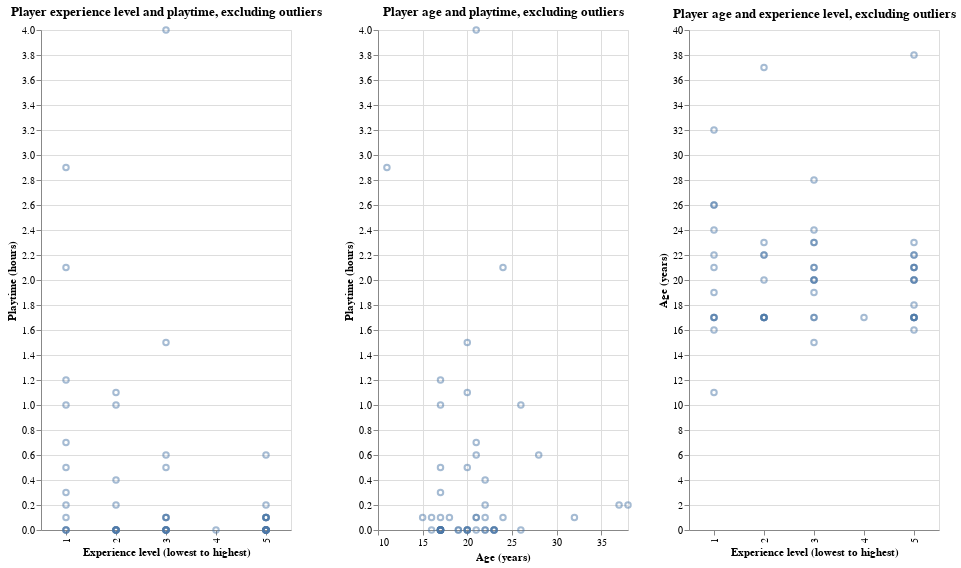

Notebook code for this chart:
### Markdown cell above
Figure 2. 3 side by side scatterplots with all the data comparing play time vs experience level, playtime vs age, and age vs experience level. For experience level, 1 is Amateur, 2 is Beginner, 3 is Regular, 4 is Pro, and 5 is Veteran.

### Code cell
players_filtered_1 = testing_data[(testing_data["played_hours"] <= 5) & (testing_data["age"] <=60)]
players_filtered_1

age_scatter2 = alt.Chart(players_filtered_1, title="Player age and playtime, excluding outliers").mark_point(opacity=0.5).encode(
    x=alt.X("age").scale(zero=False).title("Age (years)"),
    y=alt.Y("played_hours").title("Playtime (hours)")
).properties(width=250, height=500)


experience_scatter2 = alt.Chart(players_filtered_1, title="Player experience level and playtime, excluding outliers").mark_point(opacity=0.5).encode(
    x=alt.X("experience_num:O").scale(zero=False).title("Experience level (lowest to highest)"),
    y=alt.Y("played_hours").title("Playtime (hours)")
).properties(width=250, height=500)

age_exp_scatter = alt.Chart(players_filtered_1, title="Player age and experience level, excluding outliers").mark_point(opacity=0.5).encode(
    x=alt.X("experience_num:O").scale(zero=False).title("Experience level (lowest to highest)"),
    y=alt.Y("age").title("Age (years)")
).properties(width=250, height=500)

display(experience_scatter2 | age_scatter2 | age_exp_scatter)

### Figure 1 — Vega specification as saved in the notebook (floating-point values rounded to 4 significant figures)
{"$schema": "https://vega.github.io/schema/vega/v5.json", "data": [{"name": "source_0"}, {"name": "data_0", "values": [{"experience_num": 3, "played_hours": 4.0}, {"experience_num": 5, "played_hours": 0.0}, {"experience_num": 1, "played_hours": 0.7}, {"experience_num": 1, "played_hours": 0.0}, {"experience_num": 5, "played_hours": 0.0}, {"experience_num": 5, "played_hours": 0.0}, {"experience_num": 3, "played_hours": 1.5}, {"experience_num": 5, "played_hours": 0.1}, {"experience_num": 5, "played_hours": 0.6}, {"experience_num": 3, "played_hours": 0.6}, {"experience_num": 5, "played_hours": 0.0}, {"experience_num": 2, "played_hours": 0.0}, {"experience_num": 2, "played_hours": 1.1}, {"experience_num": 1, "played_hours": 1.0}, {"experience_num": 5, "played_hours": 0.0}, {"experience_num": 3, "played_hours": 0.0}, {"experience_num": 3, "played_hours": 0.1}, {"experience_num": 1, "played_hours": 2.1}, {"experience_num": 5, "played_hours": 0.0}, {"experience_num": 2, "played_hours": 0.0}, {"experience_num": 1, "played_hours": 2.9}, {"experience_num": 5, "played_hours": 0.0}, {"experience_num": 1, "played_hours": 1.2}, {"experience_num": 1, "played_hours": 0.1}, {"experience_num": 2, "played_hours": 0.2}, {"experience_num": 3, "played_hours": 0.0}, {"experience_num": 2, "played_hours": 1.0}, {"experience_num": 5, "played_hours": 0.1}, {"experience_num": 2, "played_hours": 0.0}, {"experience_num": 2, "played_hours": 0.0}, {"experience_num": 5, "played_hours": 0.2}, {"experience_num": 2, "played_hours": 0.0}, {"experience_num": 5, "played_hours": 0.0}, {"experience_num": 5, "played_hours": 0.1}, {"experience_num": 4, "played_hours": 0.0}, {"experience_num": 5, "played_hours": 0.1}, {"experience_num": 1, "played_hours": 0.2}, {"experience_num": 1, "played_hours": 0.0}, {"experience_num": 5, "played_hours": 0.0}, {"experience_num": 1, "played_hours": 0.3}, {"experience_num": 1, "played_hours": 0.0}, {"experience_num": 1, "played_hours": 0.5}, {"experience_num": 3, "played_hours": 0.0}, {"experience_num": 3, "played_hours": 0.0}, {"experience_num": 3, "played_hours": 0.1}, {"experience_num": 2, "played_hours": 0.4}, {"experience_num": 3, "played_hours": 0.0}, {"experience_num": 3, "played_hours": 0.0}, {"experience_num": 2, "played_hours": 0.0}, {"experience_num": 3, "played_hours": 0.1}, {"experience_num": 5, "played_hours": 0.0}, {"experience_num": 3, "played_hours": 0.5}, {"experience_num": 5, "played_hours": 0.1}]}, {"name": "data_1", "values": [{"age": 21, "played_hours": 4.0}, {"age": 22, "played_hours": 0.0}, {"age": 21, "played_hours": 0.7}, {"age": 16, "played_hours": 0.0}, {"age": 17, "played_hours": 0.0}, {"age": 20, "played_hours": 0.0}, {"age": 20, "played_hours": 1.5}, {"age": 21, "played_hours": 0.1}, {"age": 21, "played_hours": 0.6}, {"age": 28, "played_hours": 0.6}, {"age": 17, "played_hours": 0.0}, {"age": 17, "played_hours": 0.0}, {"age": 20, "played_hours": 1.1}, {"age": 26, "played_hours": 1.0}, {"age": 21, "played_hours": 0.0}, {"age": 23, "played_hours": 0.0}, {"age": 15, "played_hours": 0.1}, {"age": 24, "played_hours": 2.1}, {"age": 23, "played_hours": 0.0}, {"age": 17, "played_hours": 0.0}, {"age": 11, "played_hours": 2.9}, {"age": 17, "played_hours": 0.0}, {"age": 17, "played_hours": 1.2}, {"age": 32, "played_hours": 0.1}, {"age": 37, "played_hours": 0.2}, {"age": 23, "played_hours": 0.0}, {"age": 17, "played_hours": 1.0}, {"age": 22, "played_hours": 0.1}, {"age": 23, "played_hours": 0.0}, {"age": 17, "played_hours": 0.0}, {"age": 38, "played_hours": 0.2}, {"age": 22, "played_hours": 0.0}, {"age": 17, "played_hours": 0.0}, {"age": 16, "played_hours": 0.1}, {"age": 17, "played_hours": 0.0}, {"age": 17, "played_hours": 0.1}, {"age": 22, "played_hours": 0.2}, {"age": 19, "played_hours": 0.0}, {"age": 20, "played_hours": 0.0}, {"age": 17, "played_hours": 0.3}, {"age": 26, "played_hours": 0.0}, {"age": 17, "played_hours": 0.5}, {"age": 20, "played_hours": 0.0}, {"age": 17, "played_hours": 0.0}, {"age": 21, "played_hours": 0.1}, {"age": 22, "played_hours": 0.4}, {"age": 19, "played_hours": 0.0}, {"age": 17, "played_hours": 0.0}, {"age": 17, "played_hours": 0.0}, {"age": 24, "played_hours": 0.1}, {"age": 20, "played_hours": 0.0}, {"age": 20, "played_hours": 0.5}, {"age": 18, "played_hours": 0.1}]}, {"name": "data_2", "values": [{"age": 21, "experience_num": 3}, {"age": 22, "experience_num": 5}, {"age": 21, "experience_num": 1}, {"age": 16, "experience_num": 1}, {"age": 17, "experience_num": 5}, {"age": 20, "experience_num": 5}, {"age": 20, "experience_num": 3}, {"age": 21, "experience_num": 5}, {"age": 21, "experience_num": 5}, {"age": 28, "experience_num": 3}, {"age": 17, "experience_num": 5}, {"age": 17, "experience_num": 2}, {"age": 20, "experience_num": 2}, {"age": 26, "experience_num": 1}, {"age": 21, "experience_num": 5}, {"age": 23, "experience_num": 3}, {"age": 15, "experience_num": 3}, {"age": 24, "experience_num": 1}, {"age": 23, "experience_num": 5}, {"age": 17, "experience_num": 2}, {"age": 11, "experience_num": 1}, {"age": 17, "experience_num": 5}, {"age": 17, "experience_num": 1}, {"age": 32, "experience_num": 1}, {"age": 37, "experience_num": 2}, {"age": 23, "experience_num": 3}, {"age": 17, "experience_num": 2}, {"age": 22, "experience_num": 5}, {"age": 23, "experience_num": 2}, {"age": 17, "experience_num": 2}, {"age": 38, "experience_num": 5}, {"age": 22, "experience_num": 2}, {"age": 17, "experience_num": 5}, {"age": 16, "experience_num": 5}, {"age": 17, "experience_num": 4}, {"age": 17, "experience_num": 5}, {"age": 22, "experience_num": 1}, {"age": 19, "experience_num": 1}, {"age": 20, "experience_num": 5}, {"age": 17, "experience_num": 1}, {"age": 26, "experience_num": 1}, {"age": 17, "experience_num": 1}, {"age": 20, "experience_num": 3}, {"age": 17, "experience_num": 3}, {"age": 21, "experience_num": 3}, {"age": 22, "experience_num": 2}, {"age": 19, "experience_num": 3}, {"age": 17, "experience_num": 3}, {"age": 17, "experience_num": 2}, {"age": 24, "experience_num": 3}, {"age": 20, "experience_num": 5}, {"age": 20, "experience_num": 3}, {"age": 18, "experience_num": 5}]}, {"name": "data_0_concat_0_x_domain_experience_num", "values": [{"experience_num": 3}, {"experience_num": 5}, {"experience_num": 1}, {"experience_num": 2}, {"experience_num": 4}]}, {"name": "data_0_concat_0_y_domain_played_hours", "values": [{"min": 0.0, "max": 4.0}]}, {"name": "data_1_concat_1_x_domain_age", "values": [{"min": 11, "max": 38}]}, {"name": "data_1_concat_1_y_domain_played_hours", "values": [{"min": 0.0, "max": 4.0}]}, {"name": "data_2_concat_2_x_domain_experience_num", "values": [{"experience_num": 3}, {"experience_num": 5}, {"experience_num": 1}, {"experience_num": 2}, {"experience_num": 4}]}, {"name": "data_2_concat_2_y_domain_age", "values": [{"min": 11, "max": 38}]}], "signals": [{"name": "childWidth", "value": 250}], "marks": [{"type": "group", "name": "concat_0_group", "encode": {"update": {"width": {"signal": "childWidth"}, "height": {"signal": "height"}}}, "marks": [{"type": "symbol", "name": "concat_0_marks", "from": {"data": "data_0"}, "encode": {"update": {"stroke": {"value": "#4c78a8"}, "y": {"field": "played_hours", "scale": "concat_0_y"}, "fill": {"value": "transparent"}, "opacity": {"value": 0.5}, "x": {"field": "experience_num", "scale": "concat_0_x"}}}, "style": ["point"]}], "axes": [{"scale": "concat_0_y", "minExtent": 0, "domain": false, "labels": false, "ticks": false, "tickCount": {"signal": "ceil(height/40)"}, "maxExtent": 0, "aria": false, "orient": "left", "gridScale": "concat_0_x", "grid": true, "zindex": 0}, {"scale": "concat_0_x", "labelBaseline": "middle", "zindex": 0, "labelAngle": 270, "title": "Experience level (lowest to highest)", "grid": false, "orient": "bottom", "labelAlign": "right"}, {"scale": "concat_0_y", "title": "Playtime (hours)", "tickCount": {"signal": "ceil(height/40)"}, "grid": false, "labelOverlap": true, "zindex": 0, "orient": "left"}], "title": {"text": "Player experience level and playtime, excluding outliers", "frame": "group"}, "style": "cell"}, {"type": "group", "name": "concat_1_group", "encode": {"update": {"width": {"signal": "childWidth"}, "height": {"signal": "height"}}}, "marks": [{"type": "symbol", "name": "concat_1_marks", "from": {"data": "data_1"}, "encode": {"update": {"stroke": {"value": "#4c78a8"}, "opacity": {"value": 0.5}, "x": {"field": "age", "scale": "concat_1_x"}, "fill": {"value": "transparent"}, "y": {"field": "played_hours", "scale": "concat_1_y"}}}, "style": ["point"]}], "axes": [{"scale": "concat_1_x", "minExtent": 0, "gridScale": "concat_1_y", "orient": "bottom", "tickCount": {"signal": "ceil(childWidth/40)"}, "domain": false, "labels": false, "grid": true, "ticks": false, "zindex": 0, "aria": false, "maxExtent": 0}, {"scale": "concat_1_y", "grid": true, "gridScale": "concat_1_x", "domain": false, "aria": false, "minExtent": 0, "labels": false, "tickCount": {"signal": "ceil(height/40)"}, "ticks": false, "zindex": 0, "maxExtent": 0, "orient": "left"}, {"scale": "concat_1_x", "zindex": 0, "title": "Age (years)", "labelFlush": true, "labelOverlap": true, "grid": false, "orient": "bottom", "tickCount": {"signal": "ceil(childWidth/40)"}}, {"scale": "concat_1_y", "grid": false, "orient": "left", "zindex": 0, "tickCount": {"signal": "ceil(height/40)"}, "title": "Playtime (hours)", "labelOverlap": true}], "title": {"text": "Player age and playtime, excluding outliers", "frame": "group"}, "style": "cell"}, {"type": "group", "name": "concat_2_group", "encode": {"update": {"height": {"signal": "height"}, "width": {"signal": "childWidth"}}}, "marks": [{"type": "symbol", "name": "concat_2_marks", "from": {"data": "data_2"}, "encode": {"update": {"y": {"field": "age", "scale": "concat_2_y"}, "fill": {"value": "transparent"}, "stroke": {"value": "#4c78a8"}, "opacity": {"value": 0.5}, "x": {"field": "experience_num", "scale": "concat_2_x"}}}, "style": ["point"]}], "axes": [{"scale": "concat_2_y", "minExtent": 0, "labels": false, "tickCount": {"signal": "ceil(height/40)"}, "domain": false, "grid": true, "ticks": false, "gridScale": "concat_2_x", "maxExtent": 0, "zindex": 0, "orient": "left", "aria": false}, {"scale": "concat_2_x", "labelAngle": 270, "orient": "bottom", "labelBaseline": "middle", "grid": false, "zindex": 0, "title": "Experience level (lowest to highest)", "labelAlign": "right"}, {"scale": "concat_2_y", "zindex": 0, "tickCount": {"signal": "ceil(height/40)"}, "orient": "left", "grid": false, "title": "Age (years)", "labelOverlap": true}], "title": {"text": "Player age and experience level, excluding outliers", "frame": "group"}, "style": "cell"}], "scales": [{"name": "concat_0_x", "type": "point", "domain": {"data": "data_0_concat_0_x_domain_experience_num", "field": "experience_num", "sort": true}, "range": [0, {"signal": "childWidth"}], "padding": 0.5}, {"name": "concat_0_y", "type": "linear", "domain": [{"signal": "(data(\"data_0_concat_0_y_domain_played_hours\")[0] || {}).min"}, {"signal": "(data(\"data_0_concat_0_y_domain_played_hours\")[0] || {}).max"}], "range": [{"signal": "height"}, 0], "nice": true, "zero": true}, {"name": "concat_1_x", "type": "linear", "domain": [{"signal": "(data(\"data_1_concat_1_x_domain_age\")[0] || {}).min"}, {"signal": "(data(\"data_1_concat_1_x_domain_age\")[0] || {}).max"}], "range": [0, {"signal": "childWidth"}], "nice": true, "zero": false}, {"name": "concat_1_y", "type": "linear", "domain": [{"signal": "(data(\"data_1_concat_1_y_domain_played_hours\")[0] || {}).min"}, {"signal": "(data(\"data_1_concat_1_y_domain_played_hours\")[0] || {}).max"}], "range": [{"signal": "height"}, 0], "zero": true, "nice": true}, {"name": "concat_2_x", "type": "point", "domain": {"data": "data_2_concat_2_x_domain_experience_num", "field": "experience_num", "sort": true}, "range": [0, {"signal": "childWidth"}], "padding": 0.5}, {"name": "concat_2_y", "type": "linear", "domain": [{"signal": "(data(\"data_2_concat_2_y_domain_age\")[0] || {}).min"}, {"signal": "(data(\"data_2_concat_2_y_domain_age\")[0] || {}).max"}], "range": [{"signal": "height"}, 0], "nice": true, "zero": true}], "background": "white", "padding": 5, "height": 500, "layout": {"padding": 20, "bounds": "full", "align": "each"}}
